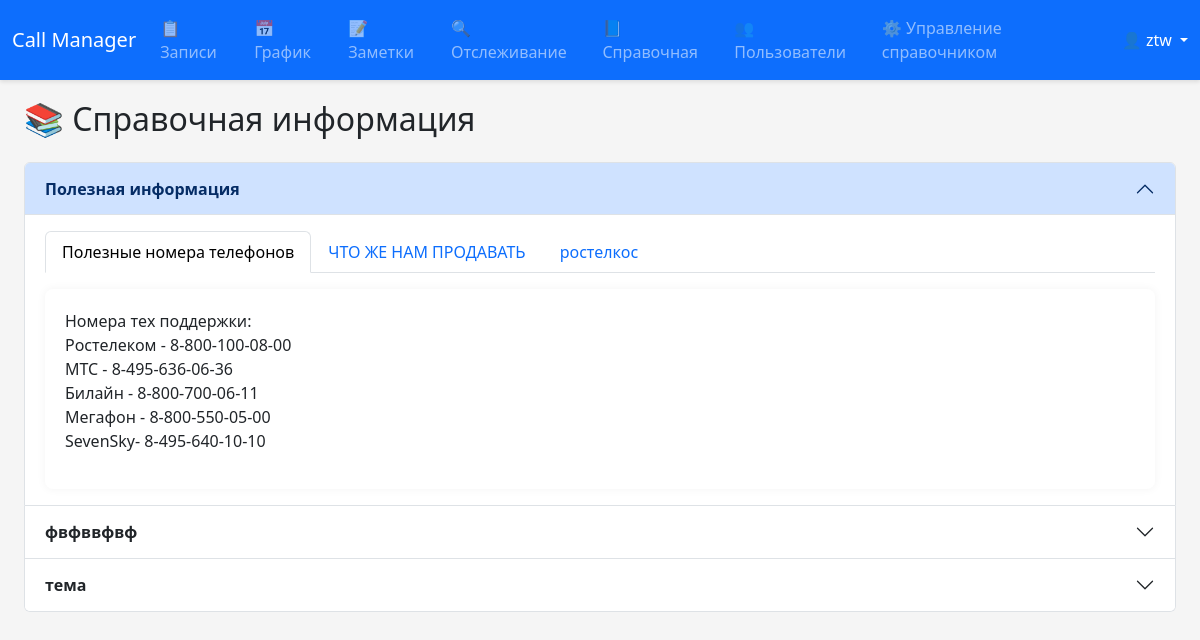
The app's page /help/ (signed in) with its own data.
### core/models.py (models this page shows, shortened)
class HelpTopic(models.Model):
    title = models.CharField(max_length=200, verbose_name='Название темы')
    order = models.PositiveIntegerField(default=0, verbose_name='Порядок')
    is_active = models.BooleanField(default=True, verbose_name='Активна')
    created_at = models.DateTimeField(auto_now_add=True)
    updated_at = models.DateTimeField(auto_now=True)
    class Meta:
        ordering = ['order', 'title']
        verbose_name = 'Справочная тема'
        verbose_name_plural = 'Справочные темы'

class HelpTab(models.Model):
    topic = models.ForeignKey(HelpTopic, on_delete=models.CASCADE, related_name='tabs', verbose_name='Тема')
    title = models.CharField(max_length=200, verbose_name='Название вкладки')
    content = models.TextField(verbose_name='Содержимое')
    order = models.PositiveIntegerField(default=0, verbose_name='Порядок')
    is_active = models.BooleanField(default=True, verbose_name='Активна')
    created_at = models.DateTimeField(auto_now_add=True)
    updated_at = models.DateTimeField(auto_now=True)
    class Meta:
        ordering = ['order', 'title']
        verbose_name = 'Вкладка справочника'
        verbose_name_plural = 'Вкладки справочника'

### core/views.py (the view)
# urls.py: path('help/', views.help_index, name='help_index'),
@login_required
def help_index(request):
    topics = HelpTopic.objects.filter(is_active=True).prefetch_related('tabs').order_by('order')
    return render(request, 'help/index.html', {'topics': topics})

### templates/help/index.html (shortened to what this page needs)
{% extends 'base.html' %}
{% load static %}
{% block content %}
<div class="container-fluid">
    <h2 class="mb-4">📚 Справочная информация</h2>
    <div class="accordion" id="helpAccordion">
        {% for topic in topics %}
        <div class="accordion-item">
            <h2 class="accordion-header" id="heading{{ topic.id }}">
                <button class="accordion-button {% if not forloop.first %}collapsed{% endif %}" type="button" data-bs-toggle="collapse" data-bs-target="#collapse{{ topic.id }}" aria-expanded="{% if forloop.first %}true{% else %}false{% endif %}" aria-controls="collapse{{ topic.id }}">
                    <strong>{{ topic.title }}</strong>
                </button>
            </h2>
            <div id="collapse{{ topic.id }}" class="accordion-collapse collapse {% if forloop.first %}show{% endif %}" aria-labelledby="heading{{ topic.id }}" data-bs-parent="#helpAccordion">
                <div class="accordion-body">
                    {% with tabs=topic.tabs.all %}
                        {% if tabs %}
                            <ul class="nav nav-tabs" id="tabList{{ topic.id }}" role="tablist">
                                {% for tab in tabs %}
                                    {% if tab.is_active %}
                                        <li class="nav-item" role="presentation">
                                            <button class="nav-link {% if forloop.first %}active{% endif %}" id="tab-{{ tab.id }}-btn" data-bs-toggle="tab" data-bs-target="#tab-{{ tab.id }}" type="button" role="tab">
                                                {{ tab.title }}
                                            </button>
                                        </li>
                                    {% endif %}
                                {% endfor %}
                            </ul>
                            <div class="tab-content mt-3" id="tabContent{{ topic.id }}">
                                {% for tab in tabs %}
                                    {% if tab.is_active %}
                                        <div class="tab-pane fade {% if forloop.first %}show active{% endif %}" id="tab-{{ tab.id }}" role="tabpanel">
                                            {{ tab.content|linebreaks }}
                                        </div>
                                    {% endif %}
                                {% endfor %}
                            </div>
                        {% else %}
                            <p class="text-muted">Нет активных вкладок</p>
                        {% endif %}
                    {% endwith %}
                </div>
            </div>
        </div>
        {% empty %}
        <div class="alert alert-info">Справочная информация отсутствует.</div>
        {% endfor %}
    </div>
</div>
{% endblock %}

### templates/base.html (shortened to what this page needs)
<!DOCTYPE html>
<html lang="ru">
<head>
    <link href="https://cdn.jsdelivr.net/npm/bootstrap@5.3.2/dist/css/bootstrap.min.css" rel="stylesheet">
    <link rel="stylesheet" href="https://cdn.jsdelivr.net/npm/bootstrap-icons@1.11.1/font/bootstrap-icons.css">
    {% load static %}
    <link rel="stylesheet" href="{% static 'css/style.css' %}">
</head>
<body>
    {% if user.is_authenticated %}
    <nav class="navbar navbar-expand-lg navbar-dark bg-primary">
        <div class="container-fluid">
            <a class="navbar-brand" href="{% url 'dashboard' %}">Call Manager</a>
            <div class="collapse navbar-collapse" id="navbarNav">
                <ul class="navbar-nav me-auto">
                    <li class="nav-item"><a class="nav-link" href="#" data-tab="calls">📋 Записи</a></li>
                    <li class="nav-item"><a class="nav-link" href="#" data-tab="schedule">📅 График</a></li>
                    <li class="nav-item"><a class="nav-link" href="#" data-tab="notes">📝 Заметки</a></li>
                    <li class="nav-item"><a class="nav-link" href="#" data-tab="tracking">🔍 Отслеживание</a></li>
                    <li class="nav-item"><a class="nav-link" href="{% url 'help_index' %}">📘 Справочная</a></li>
                    {% if user.is_staff %}
                    <li class="nav-item"><a class="nav-link" href="{% url 'admin_panel' %}">👥 Пользователи</a></li>
                    <li class="nav-item"><a class="nav-link" href="{% url 'admin_help_topics' %}">⚙️ Управление справочником</a></li>
                    {% endif %}
                </ul>
                <div class="dropdown">
                    <button class="btn btn-link nav-link dropdown-toggle text-white" type="button" id="userDropdown" data-bs-toggle="dropdown" aria-expanded="false">
                        👤 {{ user.username }}
                    </button>
                </div>
            </div>
        </div>
    </nav>
    {% endif %}
    <main class="container-fluid mt-3">
        {% block content %}{% endblock %}
    </main>
</body>
</html>

### static/css/style.css (style rules this page uses)
body { background-color: #f5f5f5; font-family: 'Segoe UI', Tahoma, Geneva, Verdana, sans-serif; transition: background-color 0.3s ease, color 0.3s ease; }
.navbar { margin-bottom: 20px; box-shadow: 0 2px 4px rgba(0,0,0,0.1); }
.tab-pane { background: white; padding: 20px; border-radius: 8px; box-shadow: 0 0 10px rgba(0,0,0,0.05); }

### records on screen
HelpTopic: title "Полезная информация"
HelpTab: title "Полезные номера телефонов", content "Номера тех поддержки: Ростелеком - 8-800-100-08-00 МТС - 8-495-636-06-36 Билайн - 8-800-700-06-11 Мегафон - 8-800-550‑05‑00 SevenSky- 8-495-640-10-10"
HelpTab: title "ЧТО ЖЕ НАМ ПРОДАВАТЬ"
HelpTab: title "ростелкос"
HelpTopic: title "фвфввфвф"
HelpTopic: title "тема"

### other values on screen
{{ user.username }} "ztw"
